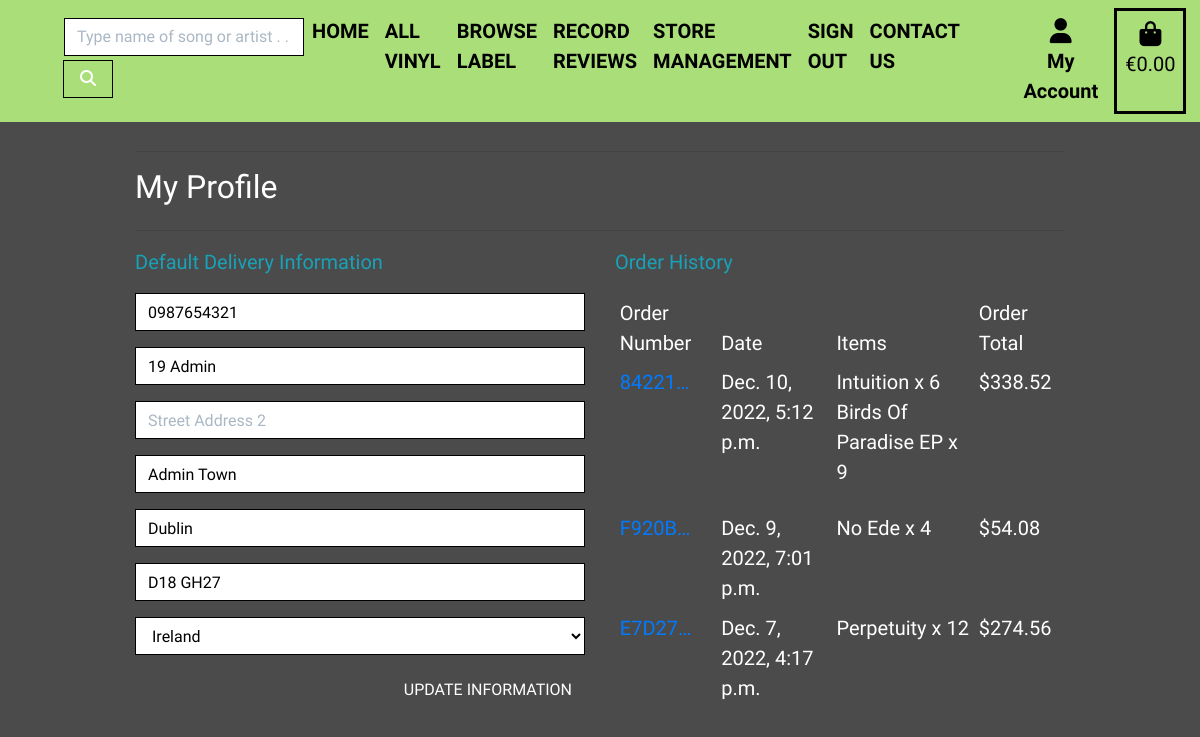
/profile/ (signed in), run on an earlier commit of the app's database.
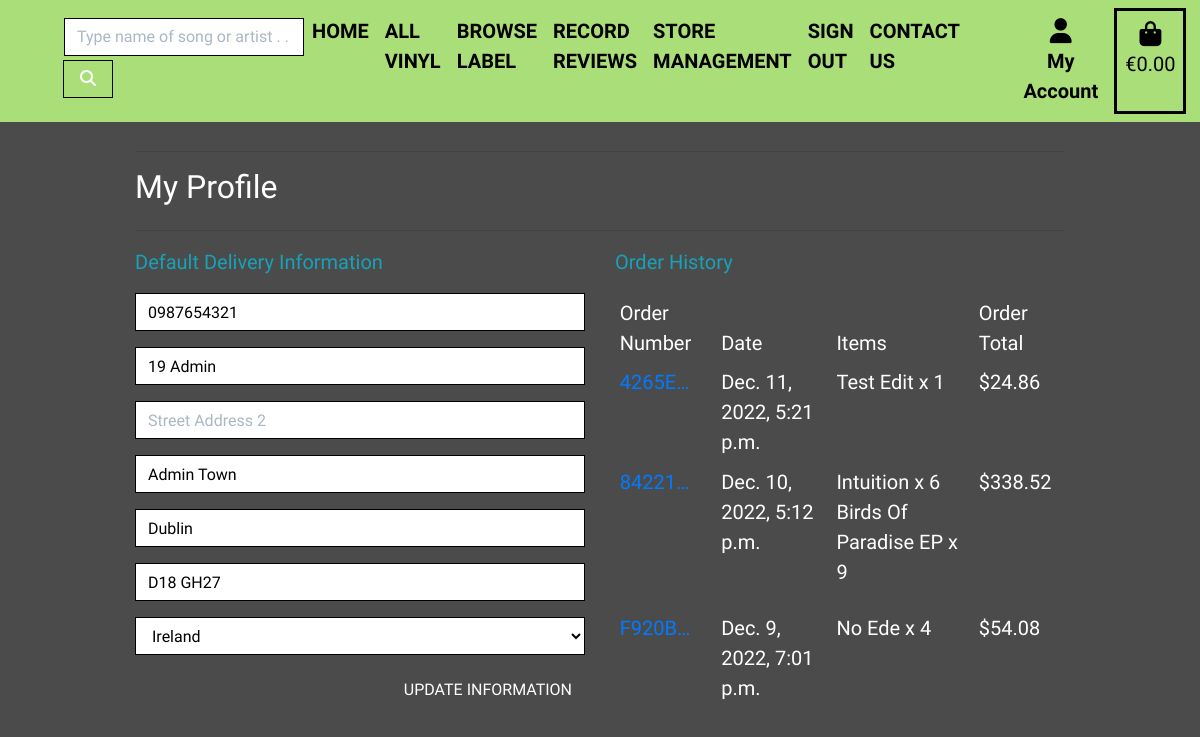
And on a later commit of the database.
### checkout/models.py (models this page shows, shortened)
class Order(models.Model):
    order_number = models.CharField(max_length=32, null=False, editable=False)
    user_profile = models.ForeignKey(UserProfile, on_delete=models.SET_NULL,
                                     null=True, blank=True,
                                     related_name='orders'
                                     )
    full_name = models.CharField(max_length=50, null=False, blank=False)
    email = models.EmailField(max_length=254, null=False, blank=False)
    phone_number = models.CharField(max_length=20, null=False, blank=False)
    country = CountryField(blank_label='Country *', null=False, blank=False)
    town_or_city = models.CharField(max_length=40, null=False, blank=False)
    street_address1 = models.CharField(max_length=80, null=False, blank=False)
    street_address2 = models.CharField(max_length=80, null=True, blank=True)
    postcode = models.CharField(max_length=20, null=True, blank=True)
    county = models.CharField(max_length=80, null=True, blank=True)
    date = models.DateTimeField(auto_now_add=True)
    delivery_cost = models.DecimalField(
        max_digits=6, decimal_places=2, null=False, default=0
    )
    order_total = models.DecimalField(
        max_digits=10, decimal_places=2, null=False, default=0
    )
    grand_total = models.DecimalField(
        max_digits=10, decimal_places=2, null=False, default=0
    )
    original_basket = models.TextField(null=False, blank=False, default='')
    stripe_pid = models.CharField(
        max_length=254, null=False, blank=False, default=''
    )
    class Meta:
        ordering = ['-date']

class ItemCheckout(models.Model):
    order = models.ForeignKey(
        Order, null=False, blank=False, on_delete=models.CASCADE,
        related_name='itemcheckout'
    )
    record = models.ForeignKey(
        Record, null=False, blank=False, on_delete=models.CASCADE
    )
    quantity = models.IntegerField(null=False, blank=False, default=0)
    item_total = models.DecimalField(
        max_digits=6, decimal_places=2, null=False, blank=False, editable=False
    )

### products/models.py (models this page shows, shortened)
class Record(models.Model):
    title = models.CharField(max_length=254)
    artist = models.CharField(max_length=254)
    producer = models.CharField(max_length=254, default="")
    label = models.ForeignKey(Label, on_delete=models.CASCADE)
    price = models.DecimalField(max_digits=4, decimal_places=2)
    track = models.CharField(
        max_length=500, null=False, blank=False, default=""
    )
    description = models.TextField(null=True, blank=True)
    image_url = models.URLField(max_length=1024, null=True, blank=True)
    image = models.ImageField(null=True, blank=True)

### profiles/views.py (the view)
# urls.py: path('profile/', include('profiles.urls')),
@login_required
def profile(request):
    profile = get_object_or_404(UserProfile, user=request.user)
    if request.method == 'POST':
        form = UserProfileForm(request.POST, instance=profile)
        if form.is_valid():
            form.save()
            messages.success(request, 'Profile updated successfully')
        else:
            messages.error(request, 'Update failed. Please ensure the form is \
                valid.')
    else:
        form = UserProfileForm(instance=profile)
    orders = profile.orders.all()
    template = 'profiles/profile.html'
    context = {
        'form': form,
        'orders': orders,
        'on_profile_page': True
    }
    return render(request, template, context)

### basket/contexts.py (called while the page is built, shortened)
def basket_contents(request):
    basket_items = []
    total = 0
    record_count = 0
    basket = request.session.get('basket', {})
    delivery = total * Decimal(settings.DELIVERY_PERCENTAGE / 100)
    grand_total = total + delivery
    context = {
        'basket_items': basket_items,
        'total': total,
        'record_count': record_count,
        'delivery': delivery,
        'grand_total': grand_total,
    }
    return context

### profiles/templates/profiles/profile.html (shortened to what this page needs)
{% extends "base.html" %}
{% load static %}
{% block extra_css %}
    <link rel="stylesheet" href="{% static 'profiles/css/profile.css' %}">
{% endblock %}
{% block page_header %}
    <div class="container header-container">
    </div>
{% endblock %}
{% block content %}
    <div class="container">
        <div class="row">
            <div class="col">
                <hr>
                <h2 class="font-weight-normal text-white mb-4">My Profile</h2>
                <hr>
            </div>
        </div>
        <div class="row">
            <div class="col-12 col-lg-6">
                <p class="text-info">Default Delivery Information</p>
                <form class="mt-3" action="{% url 'profile' %}" method="POST" id="profile-update-form">
                    {{ form|crispy }}
                    <button class="btn btn-black rounded-0 text-uppercase float-right font-weight-normal text-white">
                        Update Information</button>
                </form>
            </div>
            <div class="col-12 col-lg-6">
                <p class="text-info">Order History</p>
                <div class="order-history table-responsive">
                    <table class="table table-sm table-borderless">
                        <thead>
                            <tr>
                                <th class="font-weight-normal text-white">Order Number</th>
                                <th class="font-weight-normal text-white">Date</th>
                                <th class="font-weight-normal text-white">Items</th>
                                <th class="font-weight-normal text-white">Order Total</th>
                            </tr>
                        </thead>
                        <tbody>
                            {% for order in orders %}
                                <tr>
                                    <td>
                                        <a href="{% url 'order_history' order.order_number %}"
                                        title="{{ order.order_number }}">
                                            {{ order.order_number|truncatechars:6 }}
                                        </a>
                                    </td>
                                    <td class="font-weight-normal text-white">{{ order.date }}</td>
                                    <td class="font-weight-normal text-white">
                                        <ul class="list-unstyled">
                                            {% for item in order.itemcheckout.all %}
                                                <li class="medium">
                                                    {{ item.record.title }} x {{ item.quantity }}
                                                </li>
                                            {% endfor %}
                                        </ul>
                                    </td>
                                    <td class="font-weight-normal text-white">${{ order.grand_total }}</td>
                                </tr>
                            {% endfor %}
                        </tbody>
                    </table>
                </div>
            </div>
        </div>
{% endblock %}

What changed in the data, as far as the page shows it:
no longer on this page (row unchanged): Order: order_number "E7D27…", date "Dec. 7, 2022, 4:17 p.m.", grand_total "274.56"
no longer on this page (row unchanged): ItemCheckout: record "Perpetuity", quantity "12", shown under "E7D27…"
added Order: order_number "4265E…", date "Dec. 11, 2022, 5:21 p.m.", grand_total "24.86"
added ItemCheckout: record "Test Edit", quantity "1", shown under "4265E…"
